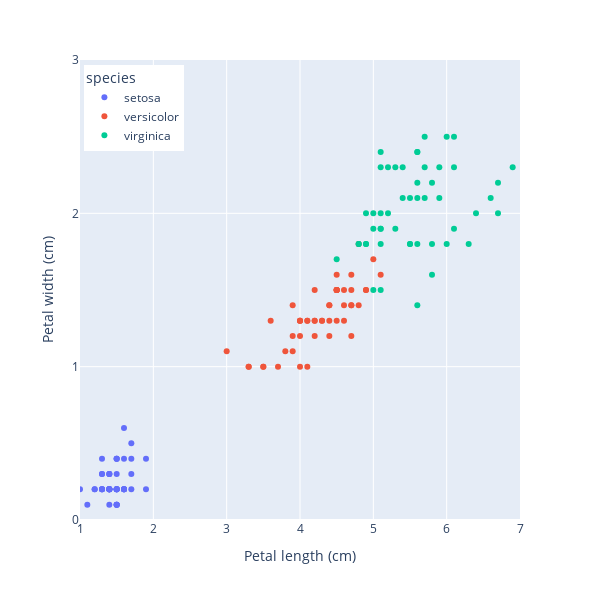

Source (notebook cell):
### Code cell
fig = px.scatter(iris_df, x='petal_length', y='petal_width',
                 color='species',
                width=600, height=600,
                labels={'petal_length': 'Petal length (cm)',
                        'petal_width': 'Petal width (cm)'})
fig.update_layout(xaxis_range=[1, 7], yaxis_range=[0, 3],
                 xaxis = dict(tickmode='array',
                             tickvals=np.arange(1,7+1)),
                 yaxis = dict(tickmode='array',
                             tickvals=np.arange(0,3+1)),
                 legend = dict(yanchor="top", y=0.99,
                              xanchor="left", x=0.01));
fig.show()

### Figure 1 — Plotly figure (JSON) as saved in the notebook; plotly's stock layout.template omitted (floating-point values rounded to 4 significant figures)
{"data": [{"hovertemplate": "species=setosa<br>Petal length (cm)=%{x}<br>Petal width (cm)=%{y}<extra></extra>", "legendgroup": "setosa", "marker": {"color": "#636efa", "symbol": "circle"}, "mode": "markers", "name": "setosa", "orientation": "v", "showlegend": true, "type": "scatter", "x": [1.4, 1.4, 1.3, 1.5, 1.4, 1.7, 1.4, 1.5, 1.4, 1.5, 1.5, 1.6, 1.4, 1.1, 1.2, 1.5, 1.3, 1.4, 1.7, 1.5, 1.7, 1.5, 1, 1.7, 1.9, 1.6, 1.6, 1.5, 1.4, 1.6, 1.6, 1.5, 1.5, 1.4, 1.5, 1.2, 1.3, 1.5, 1.3, 1.5, 1.3, 1.3, 1.3, 1.6, 1.9, 1.4, 1.6, 1.4, 1.5, 1.4], "xaxis": "x", "y": [0.2, 0.2, 0.2, 0.2, 0.2, 0.4, 0.3, 0.2, 0.2, 0.1, 0.2, 0.2, 0.1, 0.1, 0.2, 0.4, 0.4, 0.3, 0.3, 0.3, 0.2, 0.4, 0.2, 0.5, 0.2, 0.2, 0.4, 0.2, 0.2, 0.2, 0.2, 0.4, 0.1, 0.2, 0.1, 0.2, 0.2, 0.1, 0.2, 0.2, 0.3, 0.3, 0.2, 0.6, 0.4, 0.3, 0.2, 0.2, 0.2, 0.2], "yaxis": "y"}, {"hovertemplate": "species=versicolor<br>Petal length (cm)=%{x}<br>Petal width (cm)=%{y}<extra></extra>", "legendgroup": "versicolor", "marker": {"color": "#EF553B", "symbol": "circle"}, "mode": "markers", "name": "versicolor", "orientation": "v", "showlegend": true, "type": "scatter", "x": [4.7, 4.5, 4.9, 4, 4.6, 4.5, 4.7, 3.3, 4.6, 3.9, 3.5, 4.2, 4, 4.7, 3.6, 4.4, 4.5, 4.1, 4.5, 3.9, 4.8, 4, 4.9, 4.7, 4.3, 4.4, 4.8, 5, 4.5, 3.5, 3.8, 3.7, 3.9, 5.1, 4.5, 4.5, 4.7, 4.4, 4.1, 4, 4.4, 4.6, 4, 3.3, 4.2, 4.2, 4.2, 4.3, 3, 4.1], "xaxis": "x", "y": [1.4, 1.5, 1.5, 1.3, 1.5, 1.3, 1.6, 1, 1.3, 1.4, 1, 1.5, 1, 1.4, 1.3, 1.4, 1.5, 1, 1.5, 1.1, 1.8, 1.3, 1.5, 1.2, 1.3, 1.4, 1.4, 1.7, 1.5, 1, 1.1, 1, 1.2, 1.6, 1.5, 1.6, 1.5, 1.3, 1.3, 1.3, 1.2, 1.4, 1.2, 1, 1.3, 1.2, 1.3, 1.3, 1.1, 1.3], "yaxis": "y"}, {"hovertemplate": "species=virginica<br>Petal length (cm)=%{x}<br>Petal width (cm)=%{y}<extra></extra>", "legendgroup": "virginica", "marker": {"color": "#00cc96", "symbol": "circle"}, "mode": "markers", "name": "virginica", "orientation": "v", "showlegend": true, "type": "scatter", "x": [6, 5.1, 5.9, 5.6, 5.8, 6.6, 4.5, 6.3, 5.8, 6.1, 5.1, 5.3, 5.5, 5, 5.1, 5.3, 5.5, 6.7, 6.9, 5, 5.7, 4.9, 6.7, 4.9, 5.7, 6, 4.8, 4.9, 5.6, 5.8, 6.1, 6.4, 5.6, 5.1, 5.6, 6.1, 5.6, 5.5, 4.8, 5.4, 5.6, 5.1, 5.1, 5.9, 5.7, 5.2, 5, 5.2, 5.4, 5.1], "xaxis": "x", "y": [2.5, 1.9, 2.1, 1.8, 2.2, 2.1, 1.7, 1.8, 1.8, 2.5, 2, 1.9, 2.1, 2, 2.4, 2.3, 1.8, 2.2, 2.3, 1.5, 2.3, 2, 2, 1.8, 2.1, 1.8, 1.8, 1.8, 2.1, 1.6, 1.9, 2, 2.2, 1.5, 1.4, 2.3, 2.4, 1.8, 1.8, 2.1, 2.4, 2.3, 1.9, 2.3, 2.5, 2.3, 1.9, 2, 2.3, 1.8], "yaxis": "y"}], "layout": {"height": 600, "legend": {"title": {"text": "species"}, "tracegroupgap": 0, "x": 0.01, "xanchor": "left", "y": 0.99, "yanchor": "top"}, "margin": {"t": 60}, "width": 600, "xaxis": {"anchor": "y", "domain": [0, 1], "range": [1, 7], "tickmode": "array", "tickvals": [1, 2, 3, 4, 5, 6, 7], "title": {"text": "Petal length (cm)"}, "type": "linear"}, "yaxis": {"anchor": "x", "domain": [0, 1], "range": [0, 3], "tickmode": "array", "tickvals": [0, 1, 2, 3], "title": {"text": "Petal width (cm)"}, "type": "linear"}}}
